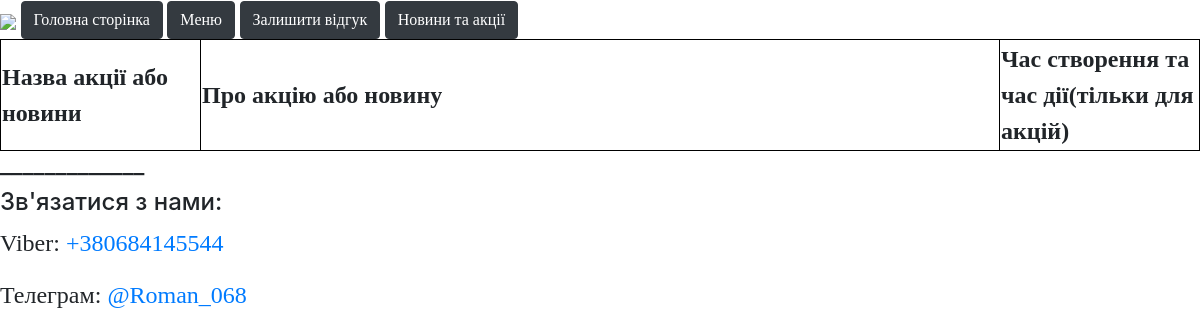
The app's page /news, older data.
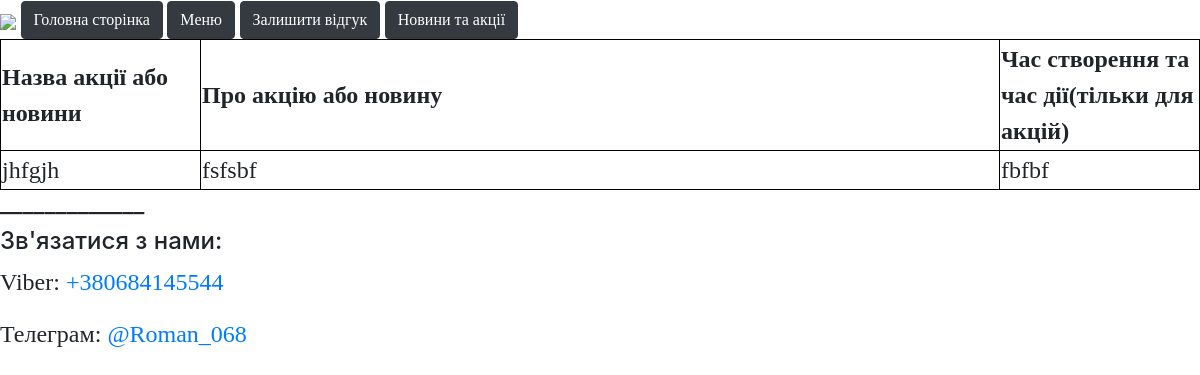
The same page, newer data.
### tables this page shows
CREATE TABLE NEWS (main TEXT, about TEXT, "time"	TEXT);

### Pizzeria.py (the view)
@app.route('/news')
def news():
    connect = sqlite3.connect('database.db')
    cursor = connect.cursor()
    cursor.execute('SELECT * FROM NEWS')
    data = cursor.fetchall()
    return render_template('news.html', data=data)

### templates/news.html (shortened to what this page needs)
<!DOCTYPE html>
<html lang="en">
<head>
</head>
<body>
{% extends "main_pizza.html" %}
    {% block content %}
        <table style="width:100%">
            <tr>
              <th style="width: 200px">Назва акції або новини</th>
              <th>Про акцію або новину</th>
                <th style="width:200px">Час створення та час дії(тільки для акцій)</th>
            </tr>
            {% for news in data %}
               <tr>
                   <td>{{news[0]}}</td>
                   <td>{{news[1]}}</td>
                   <td>{{news[2]}}</td>
                </tr>
            {% endfor %}
          </table>
{% endblock %}

Row changes from the older to the newer data that the page shows:
added NEWS: main "jhfgjh", about "fsfsbf", time "fbfbf"
